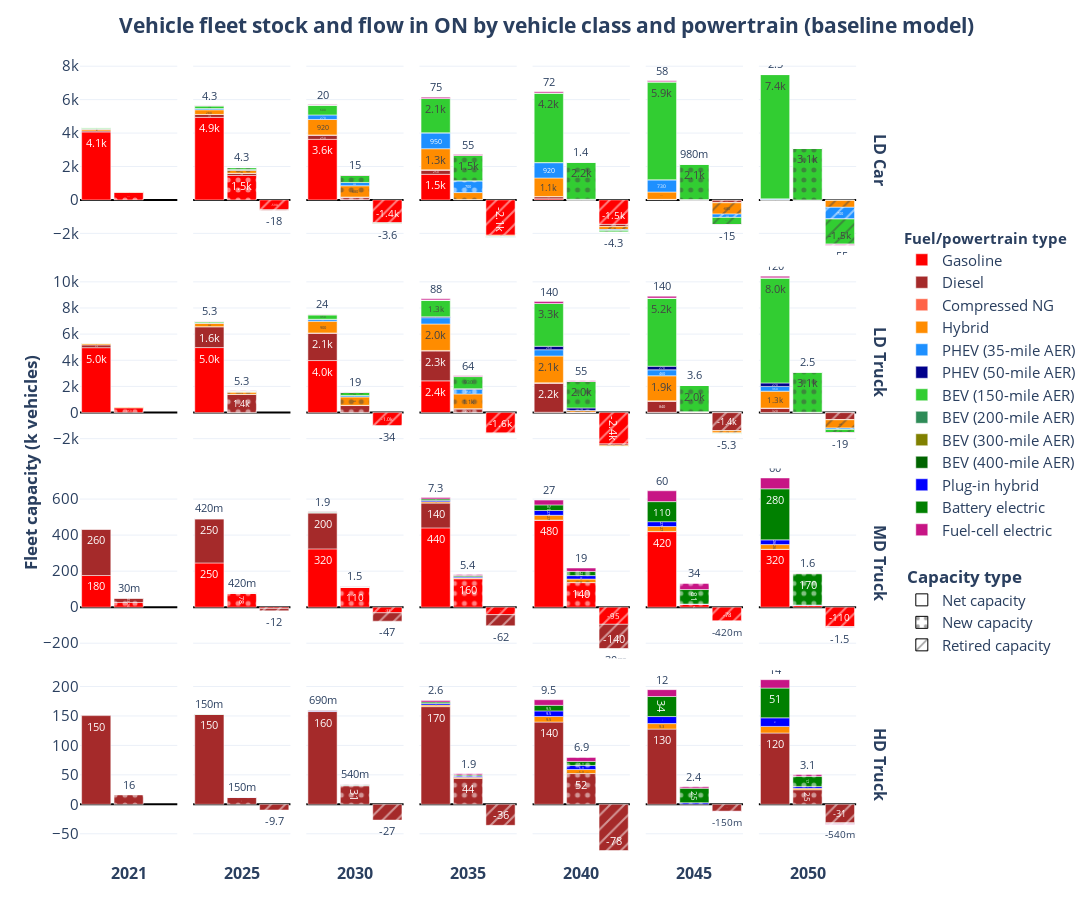

Write notebook code for a chart like this one.
### Code cell
plot_capacity_flow(
    db_variant='baseline', 
    scenario='baseline', 
    scenario_title='baseline model',
)
